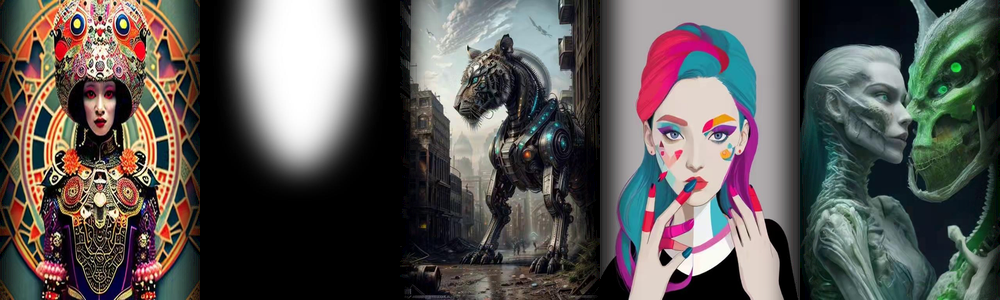
#> input picture seamless_image.png, 1000 x 300 px, shrunk from 2560 x 768 before the run
$ python mkmask.py seamless_image.png out.png
#> lines starting #> are read from the running program, lines starting #| are printed output that depends on the picture; after the words box and inside, x2 and y2 are one past the last pixel; in counts of white or black regions, pixels touching at a corner belong together
import cv2
import numpy as np
from sys import argv

def create_torn_edge(image_path, tear_depth=40):
    """Creates a torn edge effect on an image.

    Args:
        image_path: Path to the image file.
        tear_depth: Depth of the torn edge in pixels.

    Returns:
        The image with the torn edge effect and a transparent background.
    """
#> called with image_path = 'seamless_image.png', tear_depth = 40

    # Load the image as a NumPy array
    img = cv2.imread(image_path, cv2.IMREAD_UNCHANGED)
#> img is the input picture: shape (300, 1000, 4); mean B, G, R, A 84, 86.5, 90, 208.2

    # Convert to RGBA if necessary (for transparency)
    if img.shape[2] == 3:
        img = cv2.cvtColor(img, cv2.COLOR_BGR2RGBA)

    # Create torn edge patterns
    height, width, _ = img.shape
#> height = 300; width = 1000

    # Create random torn patterns for each edge
    top_torn = np.random.randint(0, tear_depth, size=(width,))
    bottom_torn = np.random.randint(0, tear_depth, size=(width,))
    left_torn = np.random.randint(0, tear_depth, size=(height,))
    right_torn = np.random.randint(0, tear_depth, size=(height,))

    # Apply torn effect to top and bottom edges
    for x in range(width):
        if top_torn[x] > 0:  # Ensure there's something to tear
            img[:top_torn[x], x, 3] = 0  # Top edge
            img[:top_torn[x], x] = cv2.addWeighted(img[:top_torn[x], x], 0.5, np.zeros_like(img[:top_torn[x], x]), 0.5, 0)
        if bottom_torn[x] > 0:
            img[-bottom_torn[x]:, x, 3] = 0  # Bottom edge
            img[-bottom_torn[x]:, x] = cv2.addWeighted(img[-bottom_torn[x]:, x], 0.5, np.zeros_like(img[-bottom_torn[x]:, x]), 0.5, 0)
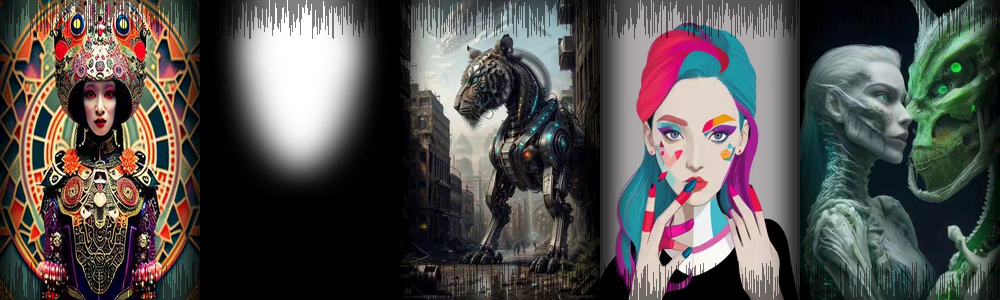
#> img: shape (300, 1000, 4); 13% of pixels changed, all inside (x1, y1, x2, y2) = (0, 0, 1000, 300)

    # Apply torn effect to left and right edges
    for y in range(height):
        if left_torn[y] > 0:
            img[y, :left_torn[y], 3] = 0  # Left edge
            img[y, :left_torn[y]] = cv2.addWeighted(img[y, :left_torn[y]], 0.5, np.zeros_like(img[y, :left_torn[y]]), 0.5, 0)
        if right_torn[y] > 0:
            img[y, -right_torn[y]:, 3] = 0  # Right edge
            img[y, -right_torn[y]:] = cv2.addWeighted(img[y, -right_torn[y]:], 0.5, np.zeros_like(img[y, -right_torn[y]:]), 0.5, 0)
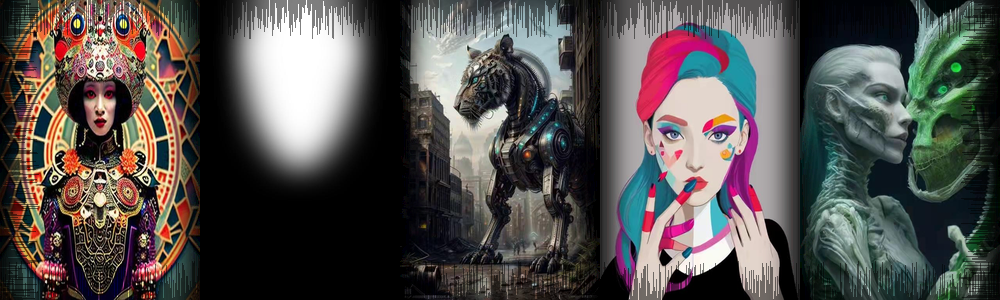
#> img: shape (300, 1000, 4); 3.97% of pixels changed, all inside (x1, y1, x2, y2) = (0, 0, 1000, 300)

    return img

# Example usage
image_path = argv[1]
output_path = argv[2]
torn_image = create_torn_edge(image_path, tear_depth=40)
cv2.imwrite(output_path, torn_image)

$ run again, on foreground.png
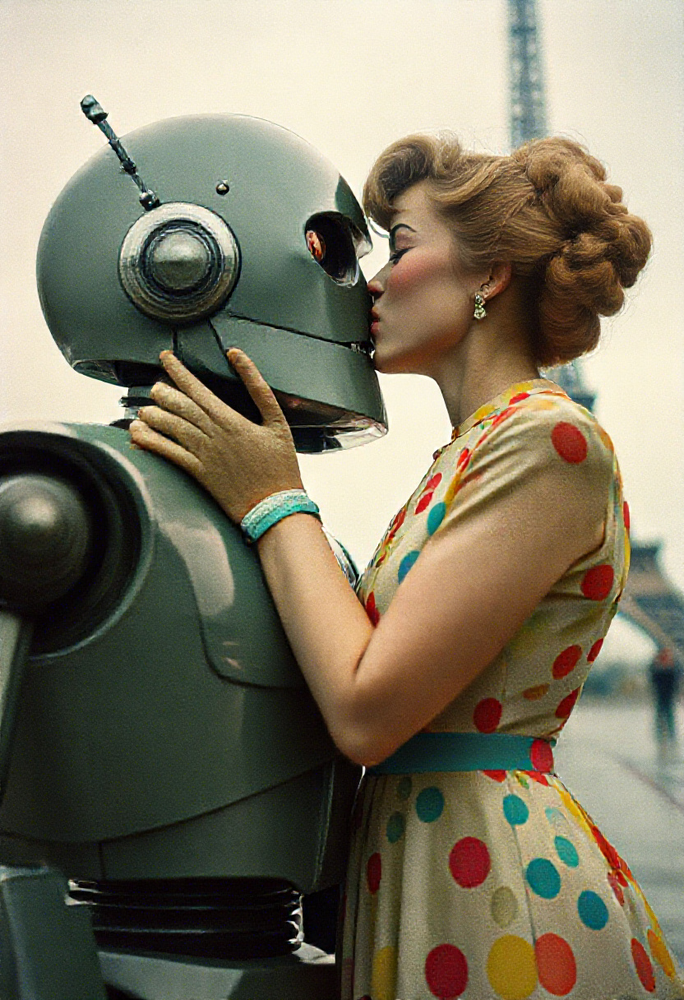
#> input picture foreground.png, 684 x 1000 px, shrunk from 832 x 1216 before the run
#> in create_torn_edge, img is the input picture: shape (1000, 684, 3); mean B, G, R 100.6, 120.7, 126.9
#> after the loop in create_torn_edge, `for x in range(width):`:
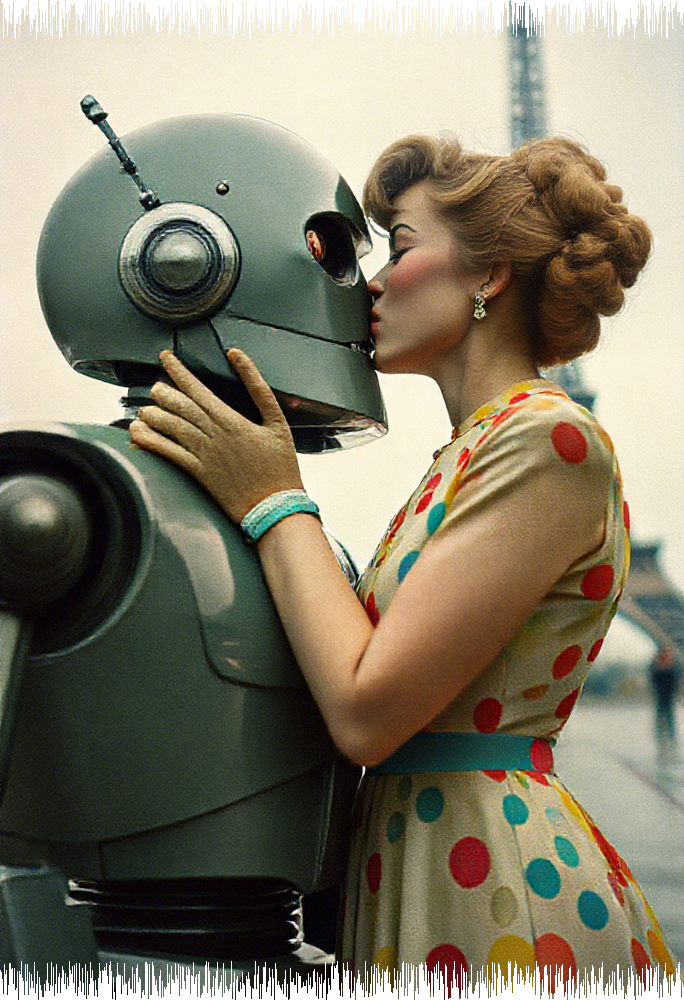
#> img: shape (1000, 684, 4); mean R, G, B, A 123.9, 117.8, 98.1, 245; transparent parts drawn white
#> after the loop in create_torn_edge, `for y in range(height):`:
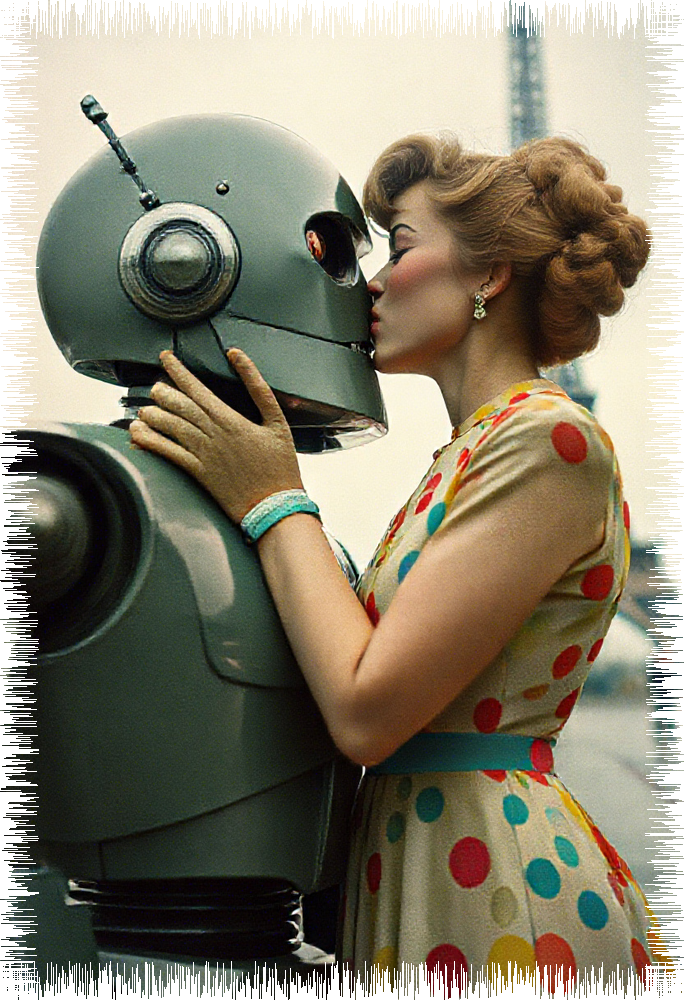
#> img: shape (1000, 684, 4); 5.63% of pixels changed, all inside (x1, y1, x2, y2) = (0, 0, 684, 1000); transparent parts drawn white

$ run again, on test01.png
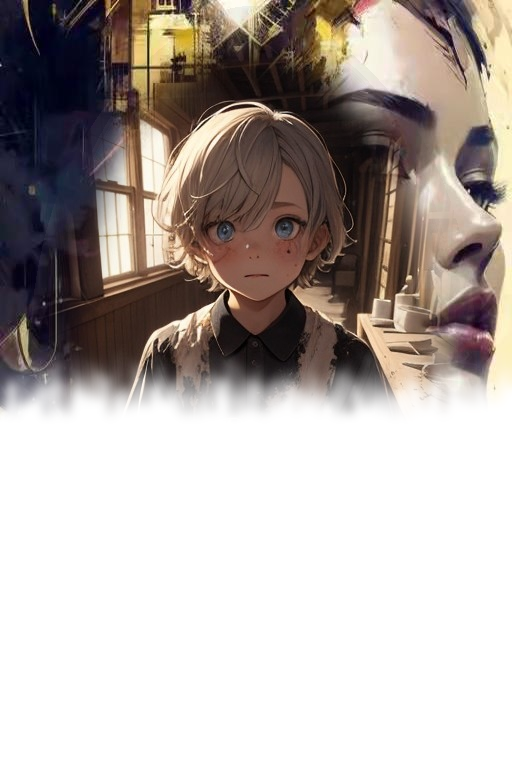
#> input picture test01.png, 512 x 768 px
#> in create_torn_edge, img is the input picture: shape (768, 512, 4); mean B, G, R, A 167.8, 172.3, 180.8, 127.6
#> after the loop in create_torn_edge, `for x in range(width):`:
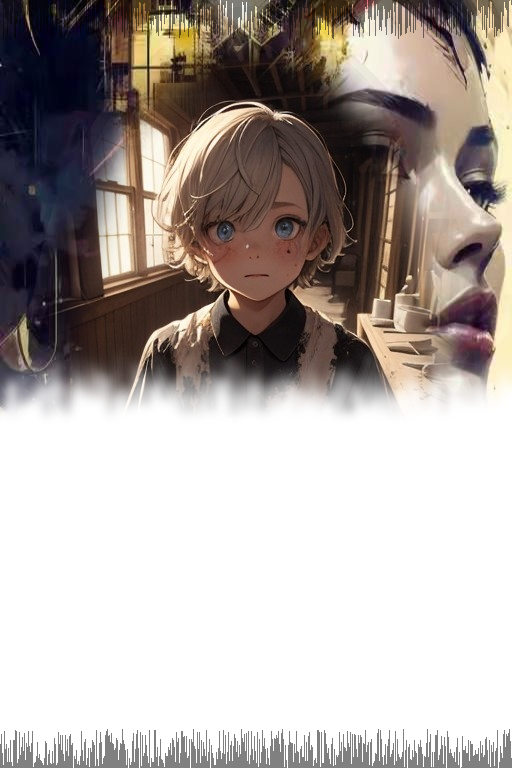
#> img: shape (768, 512, 4); 5.04% of pixels changed, all inside (x1, y1, x2, y2) = (0, 0, 512, 768)
#> after the loop in create_torn_edge, `for y in range(height):`:
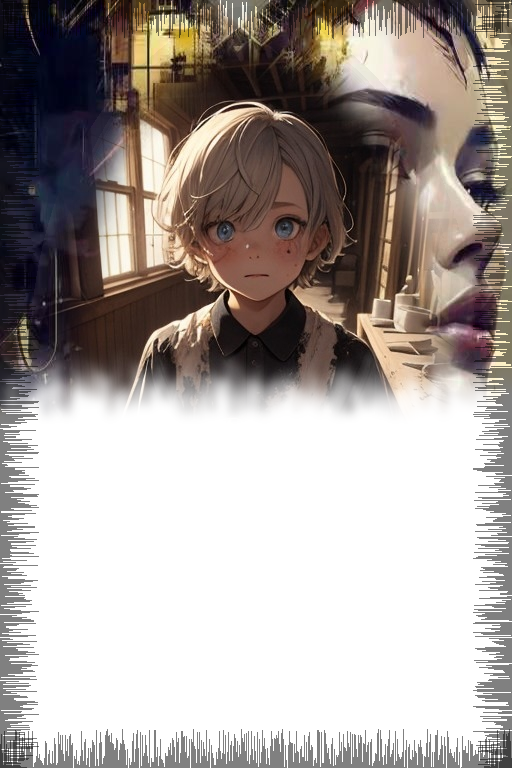
#> img: shape (768, 512, 4); 7.69% of pixels changed, all inside (x1, y1, x2, y2) = (0, 0, 512, 768)
